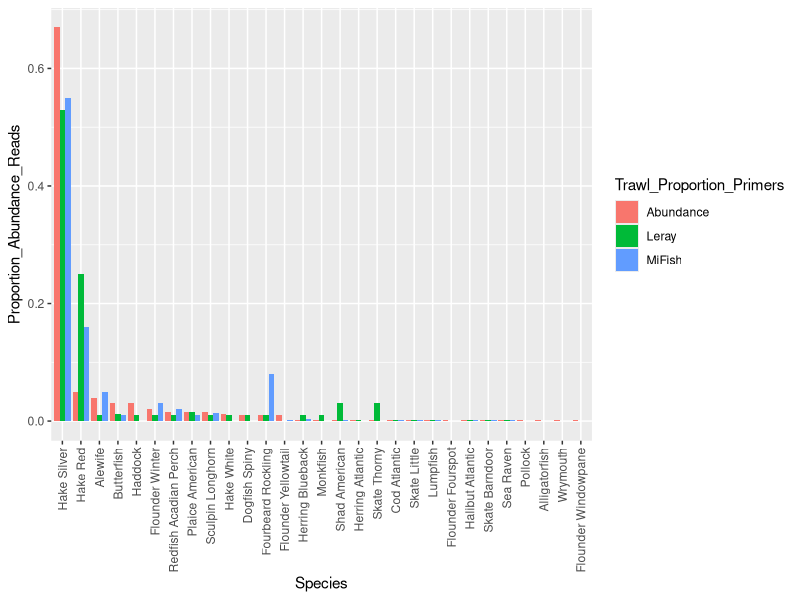
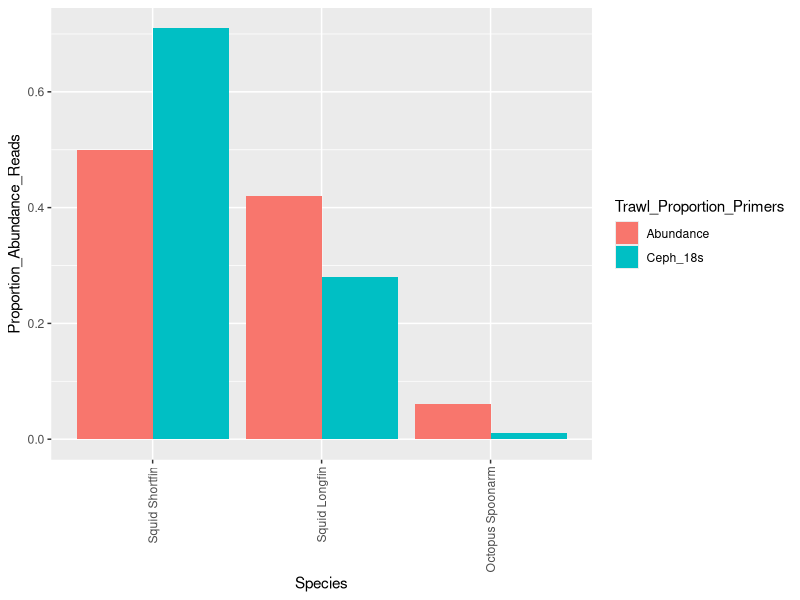
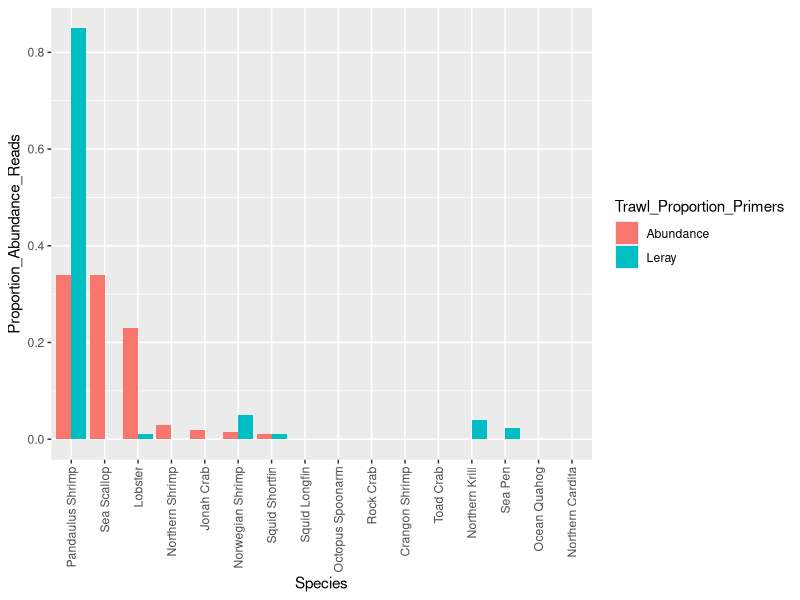

The R script that drew these images, in order:
rm(list = ls())

library(ggplot2)
library(tidyr)

# with all the read Upload csv data file for fish species abundance/read count proportions
fish_data<- read.csv("Fish_abundance_read_counts.csv")
fish_data$Species <- as.factor(fish_data$Species)
fish_data$Species <- factor(fish_data$Species, levels=fish_data$Species[order(-fish_data$Abundance)], ordered=TRUE)


#Add Primer/Trawl column to graph
fish_data<- pivot_longer(fish_data, cols = c("Abundance", "MiFish", "Leray"), 
                         names_to = "Trawl_Proportion_Primers", 
                         values_to = "Proportion_Abundance_Reads")
#Create Bar chart of abundance/read count proportions
fish_barchart<- ggplot()
fish_barchart<-fish_barchart + 
  geom_col(data = fish_data, aes(x = Species,
                                 y = Proportion_Abundance_Reads, 
                                 fill = Trawl_Proportion_Primers), 
           position= "dodge") +
  theme(axis.text.x = element_text(angle = 90, vjust = 0.5, hjust=1))

fish_barchart

#Upload cephalopod csv data file for cephalopod species abundance/read count proportions
ceph_data<- read.csv("Ceph_abundance_read_counts.csv")
ceph_data$Species <- as.factor(ceph_data$Species)
ceph_data$Species <- factor(ceph_data$Species, levels=ceph_data$Species[order(-ceph_data$Abundance)], ordered=TRUE)


#Add Primer/Trawl column to graph
ceph_data<- pivot_longer(ceph_data, cols = c("Abundance", "Ceph_18s"), 
                         names_to = "Trawl_Proportion_Primers", 
                         values_to = "Proportion_Abundance_Reads")

#Create Bar chart of abundance/read count proportions
ceph_barchart<- ggplot()
ceph_barchart<-ceph_barchart + 
  geom_col(data = ceph_data, aes(x = Species,
                                 y = Proportion_Abundance_Reads, 
                                 fill = Trawl_Proportion_Primers), 
           position= "dodge") +
  theme(axis.text.x = element_text(angle = 90, vjust = 0.5, hjust=1))

ceph_barchart

#Upload invertebrate csv data file for invertebrate species abundance/read count proportions & to test the invertebrate primer's detection abilities
invert_data<- read.csv("Invertebrate_abundance_read_counts.csv")
invert_data$Species <- as.factor(invert_data$Species)
invert_data$Species <- factor(invert_data$Species, levels=invert_data$Species[order(-invert_data$Abundance)], ordered=TRUE)


#Add Primer/Trawl column to graph
invert_data<- pivot_longer(invert_data, cols = c("Abundance", "Leray"), 
                           names_to = "Trawl_Proportion_Primers", 
                           values_to = "Proportion_Abundance_Reads")
#Create Bar chart of abundance/read count proportions
invert_barchart<- ggplot()
invert_barchart<-invert_barchart + 
  geom_col(data = invert_data, aes(x = Species,
                                 y = Proportion_Abundance_Reads, 
                                 fill = Trawl_Proportion_Primers), 
           position= "dodge") +
  theme(axis.text.x = element_text(angle = 90, vjust = 0.5, hjust=1))

invert_barchart
